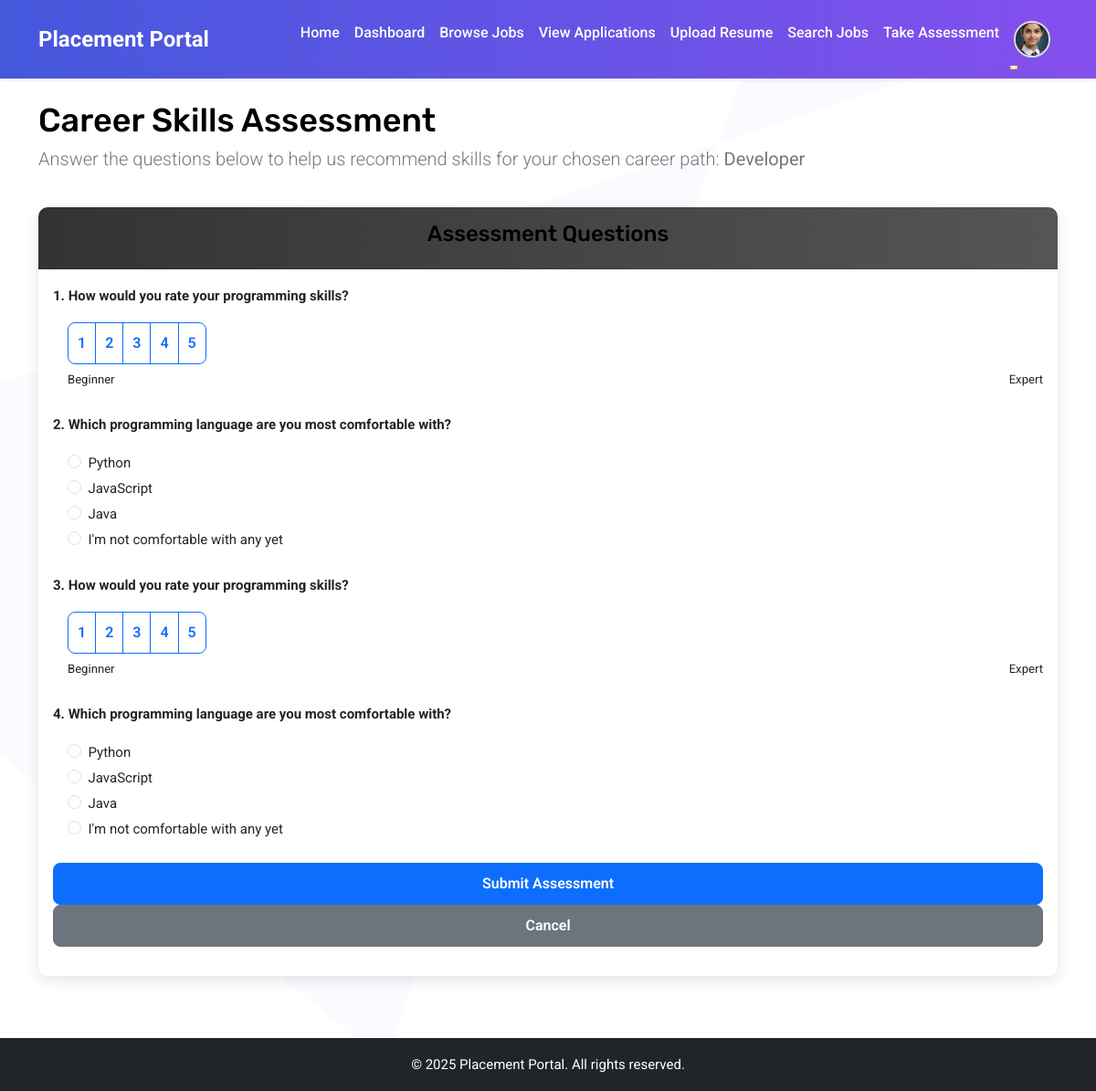
The page /student/assessment/1/questions/ (signed in) on the database its author committed.
### users/models.py (models this page shows, shortened)
class User(AbstractUser):
    USER_TYPE_CHOICES = (
        ('student', 'Student'),
        ('placement_officer', 'Placement Officer'),
    )
    user_type = models.CharField(max_length=20, choices=USER_TYPE_CHOICES)
    def is_student(self):
        return self.user_type == 'student'

class StudentProfile(models.Model):
    user = models.OneToOneField(User, on_delete=models.CASCADE, related_name='student_profile')
    roll_number = models.CharField(max_length=20)
    department = models.CharField(max_length=100)
    year_of_study = models.IntegerField()
    image = models.ImageField(
        upload_to='profile_images/',
        default='profile_images/default.jpg',  # Set a default image
        blank=True,
        null=True
    )
    resume = models.FileField(
        upload_to='resumes/',
        validators=[FileExtensionValidator(allowed_extensions=['pdf', 'docx', 'doc'])],
        blank=True,
        null=True
    )

### jobs/models.py (models this page shows, shortened)
class Assessment(models.Model):
    student = models.ForeignKey('users.StudentProfile', on_delete=models.CASCADE, related_name='assessments')
    job_type = models.CharField(max_length=100)
    date_taken = models.DateTimeField(auto_now_add=True)

class Question(models.Model):
    QUESTION_TYPES = (
        ('mcq', 'Multiple Choice'),
        ('rating', 'Rating Scale'),
    )
    text = models.TextField()
    question_type = models.CharField(max_length=6, choices=QUESTION_TYPES)
    job_type = models.CharField(max_length=100)  # e.g., "developer", "designer"

class Option(models.Model):
    question = models.ForeignKey(Question, on_delete=models.CASCADE, related_name='options')
    text = models.CharField(max_length=200)
    skills = models.ManyToManyField(Skill, blank=True, related_name='options')

### jobs/views.py (the view, shortened to what this page needs)
# urls.py: path('student/assessment/<int:assessment_id>/questions/', views.assessment_questions, name='assessment_questions'),
@login_required
@student_required
def assessment_questions(request, assessment_id):
    assessment = get_object_or_404(Assessment, id=assessment_id, student=request.user.student_profile)
    questions = Question.objects.filter(job_type=assessment.job_type)
    if questions.count() < 3:
        questions = generate_and_save_questions(assessment.job_type)
    return render(request, 'jobs/assessment_questions.html', {
        'assessment': assessment,
        'questions': questions
    })

### jobs/views.py (called while the page is built)
def student_required(view_func):
    @wraps(view_func)
    def _wrapped_view(request, *args, **kwargs):
        if request.user.is_authenticated and request.user.is_student():
            return view_func(request, *args, **kwargs)
        return redirect('login')
    return _wrapped_view

### jobs/templates/jobs/assessment_questions.html (shortened to what this page needs)
{% extends 'main/base.html' %}
{% block content %}
<div class="row mb-4">
    <div class="col-md-12">
        <h1>Career Skills Assessment</h1>
        <p class="lead">Answer the questions below to help us recommend skills for your chosen career path: <strong>{{ assessment.job_type|title }}</strong></p>
    </div>
</div>
<div class="row">
    <div class="col-md-12">
        <div class="card">
            <div class="card-header">
                <h3>Assessment Questions</h3>
            </div>
            <div class="card-body">
                {% if questions %}
                <form method="post">
                    {% for question in questions %}
                    <div class="mb-4">
                        <p class="fw-bold">{{ forloop.counter }}. {{ question.text }}</p>
                        {% if question.question_type == 'mcq' %}
                            <div class="ms-3">
                                {% for option in question.options.all %}
                                <div class="form-check">
                                    <input type="radio"
                                           name="question_{{ question.id }}"
                                           id="option_{{ option.id }}"
                                           value="{{ option.id }}"
                                           class="form-check-input"
                                           required>
                                    <label for="option_{{ option.id }}" class="form-check-label">
                                        {{ option.text }}
                                    </label>
                                </div>
                                {% endfor %}
                            </div>
                        {% elif question.question_type == 'rating' %}
                            <div class="ms-3">
                                <div class="btn-group" role="group">
                                    {% for i in '12345' %}
                                    <label class="btn btn-outline-primary" for="q{{ question.id }}_{{ i }}">{{ i }}</label>
                                    {% endfor %}
                                </div>
                                <div class="d-flex justify-content-between mt-1">
                                    <span class="small">Beginner</span>
                                    <span class="small">Expert</span>
                                </div>
                            </div>
                        {% endif %}
                    </div>
                    {% endfor %}
                    <div class="mb-3">
                        <button type="submit" class="btn btn-primary">Submit Assessment</button>
                        <a href="{% url 'take_assessment' %}" class="btn btn-secondary">Cancel</a>
                    </div>
                </form>
                {% else %}
                <div class="alert alert-warning">
                    No questions available for this assessment type. Please try a different career path.
                </div>
                <a href="{% url 'take_assessment' %}" class="btn btn-primary">Go Back</a>
                {% endif %}
            </div>
        </div>
    </div>
</div>
{% endblock %}

### main/templates/main/base.html (shortened to what this page needs)
<!DOCTYPE html>
<html lang="en">
    {% load static %}
<head>
    <link rel="stylesheet" href="https://cdnjs.cloudflare.com/ajax/libs/font-awesome/6.0.0/css/all.min.css">
    <link href="https://cdn.jsdelivr.net/npm/bootstrap@5.3.0-alpha1/dist/css/bootstrap.min.css" rel="stylesheet">
    <link rel="stylesheet" href="{% static 'users/css/style.css' %}">
</head>
<body>
    <nav class="navbar navbar-expand-lg bg-light shadow-sm">
        <div class="container">
            <a class="navbar-brand" href="{% url 'home' %}">Placement Portal</a>
            <div class="collapse navbar-collapse" id="navbarNav">
                <ul class="navbar-nav ms-auto">
                    <li class="nav-item">
                        <a class="nav-link" href="{% url 'home' %}">Home</a>
                    </li>
                    {% if user.is_authenticated and user.is_student %}
                        <li class="nav-item">
                            <a class="nav-link" href="{% url 'dashboard' %}">Dashboard</a>
                        </li>
                        <li class="nav-item">
                            <a class="nav-link" href="{% url 'student_job_list' %}">Browse Jobs</a>
                        </li>
                        <li class="nav-item">
                            <a class="nav-link" href="{% url 'my_applications' %}">View Applications</a>
                        </li>
                        <li class="nav-item">
                            <a class="nav-link" href="{% url 'resume_upload' %}">Upload Resume</a>
                        </li>
                        <li class="nav-item">
                            <a class="nav-link" href="{% url 'job_scrape' %}">Search Jobs</a>
                        </li>
                        <li class="nav-item">
                            <a class="nav-link" href="{% url 'take_assessment' %}">Take Assessment</a>
                        </li>
                        <li class="nav-item dropdown">
                            <a class="nav-link dropdown-toggle d-flex align-items-center" href="#" id="profileDropdown" role="button" data-bs-toggle="dropdown">
                                <img src="{% if user.student_profile.image %}{{ user.student_profile.image.url }}{% else %}{% static 'users/img/default-profile.png' %}{% endif %}"
                                     alt="Profile Image"
                                     class="rounded-circle"
                                     width="40"
                                     height="40"
                                     style="object-fit: cover; border: 2px solid #ddd;">
                            </a>
                        </li>
                    {% endif %}
                </ul>
            </div>
        </div>
    </nav>
    <div class="container mt-4" style="min-height: 100svh;">
        {% block content %}{% endblock %}
    </div>
    <footer class="bg-dark text-white text-center py-3 mt-5">
        <div class="container">
            <p class="mb-0">© 2025 Placement Portal. All rights reserved.</p>
        </div>
    </footer>
</body>
</html>

### rows shown on the page
User: image (picture)
Assessment: job_type "Developer"
Question: text "How would you rate your programming skills?", i "1" "2" "3" "4" "5"
Question: text "Which programming language are you most comfortable with?"
Option: text "Python"
Option: text "JavaScript"
Option: text "Java"
Option: text "I'm not comfortable with any yet"
Question: text "How would you rate your programming skills?", i "1" "2" "3" "4" "5"
Question: text "Which programming language are you most comfortable with?"
Option: text "Python"
Option: text "JavaScript"
Option: text "Java"
Option: text "I'm not comfortable with any yet"
